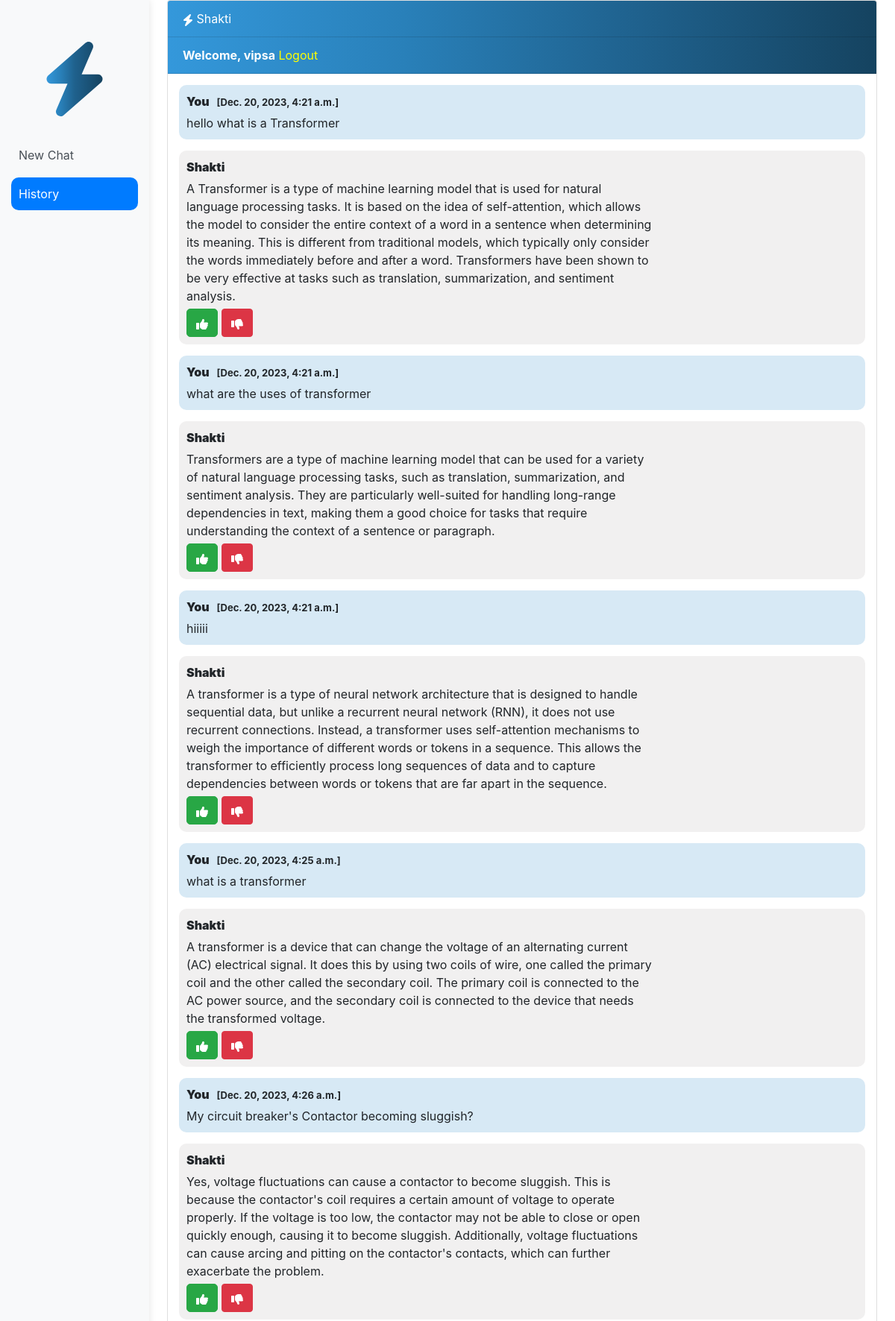
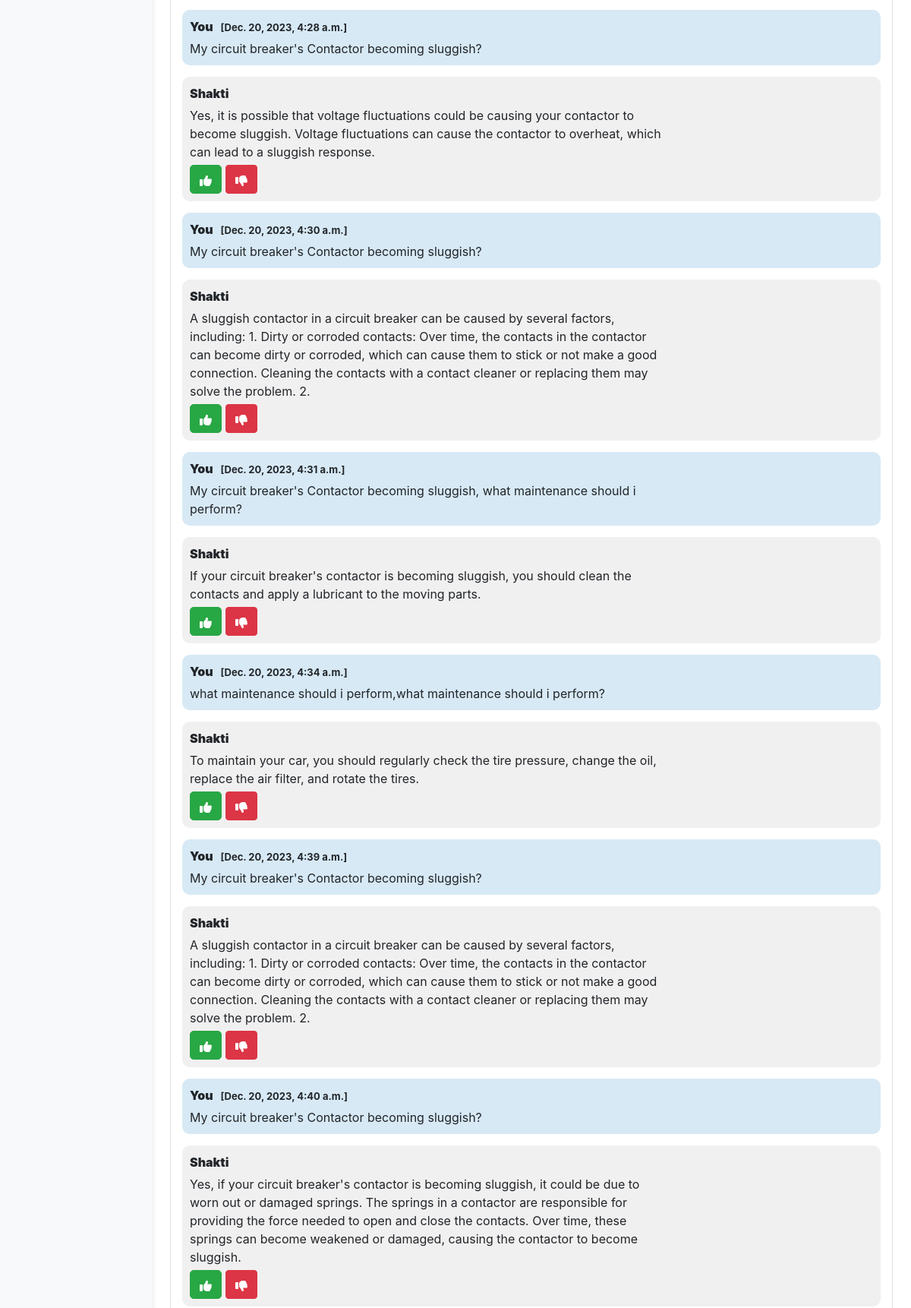
Screenshot of /history (signed in, upper part) with the database file from the repository (2 pictures, top to bottom).
### chatbot/models.py (models this page shows, shortened)
class Chat(models.Model):
    user = models.ForeignKey(User, on_delete=models.CASCADE)
    message = models.TextField()
    response = models.TextField()
    like = models.BooleanField(default=False)
    unlike = models.BooleanField(default=False)
    created_at = models.DateTimeField(auto_now_add=True)

### chatbot/views.py (the view)
# urls.py: path('history', views.history, name='history'),
def history(request):
    chats = Chat.objects.filter(user=request.user)
    return render(request, 'history.html', {'chats': chats})

### templates/history.html (shortened to what this page needs)
{% extends 'base.html' %}
{% block content %}
<div class="container-fluid">
  <div class="row">
    <nav class="col-md-2 d-none d-md-block bg-light sidebar">
      <div class="sidebar-sticky">
        <ul class="nav flex-column">
            <div class="centered-text text-center">
              </div>
          <li class="nav-item mb-2">
            <a class="nav-link" href="{% url 'newchat' %}">
              New Chat
            </a>
          </li>
          <li class="nav-item mb-2">
            <a class="nav-link active" href="{% url 'history' %}">
              History
            </a>
          </li>
        </ul>
      </div>
    </nav>
    <main role="main" class="col-md-9 ml-sm-auto col-lg-10 px-4">
<div class="chat-container">
  <div class="card flex-grow-1">
    <div class="card-header text-white">
    Shakti</div>
    {% if user.is_authenticated %}
      <div class="card-header text-white"><b>Welcome, {{user.username}}</b> <a style="color: yellow;" href="logout">Logout</a></div>
    {% else %}
      <div class="card-header text-white"><a style="color: yellow" href="login">Login</a> <a style="color: yellow;" href="register">Register</a></div>
    {% endif %}
    <div class="card-body messages-box">
      <ul class="list-unstyled messages-list">
        {% for chat in chats %}
          {% if chat.user == request.user %}
            <li class="message sent">
              <div class="message-text">
                <div class="message-sender">
                  <b>You</b><span style="margin-left: 10px; font-size: 13px;">[{{ chat.created_at }}]</span>
                </div>
                <div class="message-content">
                  {{chat.message}}
                </div>
              </div>
            </li>
            <li class="message received">
              <div class="message-text">
                <div class="message-sender">
                  <b>Shakti</b>
                </div>
                <div class="message-content">
                  {{chat.response}}
                  <div class="feedback-buttons">
                    <button class="btn btn-success btn-like" onclick="sendFeedback({{ chat.id }}, 'like')"></button>
                    <button class="btn btn-danger btn-dislike" onclick="sendFeedback({{ chat.id }}, 'dislike')"></button>
                  </div>
                </div>
              </div>
            </li>
          {% endif %}
        {% endfor %}
      </ul>
    </div>
  </div>
</div>
    </main>
{% endblock %}

### templates/history.html (style rules this page uses)
body, html { height: 100%; margin: 0; }
.chat-container { display: flex; flex-direction: column; height: 100vh; }
.card-header { background: linear-gradient(to right, #3498db, #2980b9, #1f618d, #154360); }
.messages-box { flex: 1; overflow-y: auto; padding: 15px; }
.messages-list { list-style: none; padding: 0; margin: 0; }
.message { margin-bottom: 15px; display: flex; flex-direction: column; align-items: flex-start; cursor: pointer; }
.message-text { padding: 10px; border-radius: 5px; max-width: 70%; }
.sent { align-self: flex-end; background-color: #d7e9f5; border-radius: 10px; }
.received { align-self: flex-start; background-color: #f1f0f0; border-radius: 10px; }
.message-sender { font-weight: bold; margin-bottom: 5px; }
.message-content { word-wrap: break-word; }
.feedback-buttons { display: flex; margin-top: 5px; }
.btn-like, .btn-unlike { margin-right: 5px; border-radius: 5px; }
.centered-text { text-align: center; font-size: 18px; margin-bottom: 20px; }
.row { display: flex; justify-content: space-between; }
.sidebar { position: fixed; top: 0; left: 0; bottom: 0; z-index: 1000; box-shadow: 0 0 10px rgba(0, 0, 0, 0.1); background-color: #f8f9fa; }
.sidebar-sticky { position: relative; top: 56px; padding-bottom: 20px; overflow-y: auto; height: calc(100vh - 56px); }
.nav-link { display: block; padding: 10px; color: #495057; text-decoration: none; transition: background-color 0.3s ease; }
.nav-link.active { background-color: #007bff; color: #fff; border-radius: 10px; }

### rows the page displays
Chat: created_at "Dec. 20, 2023, 4:21 a.m.", message "hello what is a Transformer", response "A Transformer is a type of machine learning model that is used for natural language processing tasks. It is based on the idea of self-attention, which allows the model to consider the entire context of a word in a sentence when determining its meaning. This is different from traditional models, which typically only consider the words immediately before and after a word. Transformers have been shown to be very effective at tasks such as translation, summarization, and sentiment analysis."
Chat: created_at "Dec. 20, 2023, 4:21 a.m.", message "what are the uses of transformer", response "Transformers are a type of machine learning model that can be used for a variety of natural language processing tasks, such as translation, summarization, and sentiment analysis. They are particularly well-suited for handling long-range dependencies in text, making them a good choice for tasks that require understanding the context of a sentence or paragraph."
Chat: created_at "Dec. 20, 2023, 4:21 a.m.", message "hiiiii", response "A transformer is a type of neural network architecture that is designed to handle sequential data, but unlike a recurrent neural network (RNN), it does not use recurrent connections. Instead, a transformer uses self-attention mechanisms to weigh the importance of different words or tokens in a sequence. This allows the transformer to efficiently process long sequences of data and to capture dependencies between words or tokens that are far apart in the sequence."
Chat: created_at "Dec. 20, 2023, 4:25 a.m.", message "what is a transformer", response "A transformer is a device that can change the voltage of an alternating current (AC) electrical signal. It does this by using two coils of wire, one called the primary coil and the other called the secondary coil. The primary coil is connected to the AC power source, and the secondary coil is connected to the device that needs the transformed voltage."
Chat: created_at "Dec. 20, 2023, 4:26 a.m.", message "My circuit breaker's Contactor becoming sluggish?", response "Yes, voltage fluctuations can cause a contactor to become sluggish. This is because the contactor's coil requires a certain amount of voltage to operate properly. If the voltage is too low, the contactor may not be able to close or open quickly enough, causing it to become sluggish. Additionally, voltage fluctuations can cause arcing and pitting on the contactor's contacts, which can further exacerbate the problem."
Chat: created_at "Dec. 20, 2023, 4:28 a.m.", message "My circuit breaker's Contactor becoming sluggish?", response "Yes, it is possible that voltage fluctuations could be causing your contactor to become sluggish. Voltage fluctuations can cause the contactor to overheat, which can lead to a sluggish response."
Chat: created_at "Dec. 20, 2023, 4:30 a.m.", message "My circuit breaker's Contactor becoming sluggish?", response "A sluggish contactor in a circuit breaker can be caused by several factors, including: 1. Dirty or corroded contacts: Over time, the contacts in the contactor can become dirty or corroded, which can cause them to stick or not make a good connection. Cleaning the contacts with a contact cleaner or replacing them may solve the problem. 2."
Chat: created_at "Dec. 20, 2023, 4:31 a.m.", message "My circuit breaker's Contactor becoming sluggish, what maintenance should i perform?", response "If your circuit breaker's contactor is becoming sluggish, you should clean the contacts and apply a lubricant to the moving parts."
Chat: created_at "Dec. 20, 2023, 4:34 a.m.", message "what maintenance should i perform,what maintenance should i perform?", response "To maintain your car, you should regularly check the tire pressure, change the oil, replace the air filter, and rotate the tires."
Chat: created_at "Dec. 20, 2023, 4:39 a.m.", message "My circuit breaker's Contactor becoming sluggish?", response "A sluggish contactor in a circuit breaker can be caused by several factors, including: 1. Dirty or corroded contacts: Over time, the contacts in the contactor can become dirty or corroded, which can cause them to stick or not make a good connection. Cleaning the contacts with a contact cleaner or replacing them may solve the problem. 2."
Chat: created_at "Dec. 20, 2023, 4:40 a.m.", message "My circuit breaker's Contactor becoming sluggish?", response "Yes, if your circuit breaker's contactor is becoming sluggish, it could be due to worn out or damaged springs. The springs in a contactor are responsible for providing the force needed to open and close the contacts. Over time, these springs can become weakened or damaged, causing the contactor to become sluggish."

### other values shown
{{ user.username }} "vipsa"
